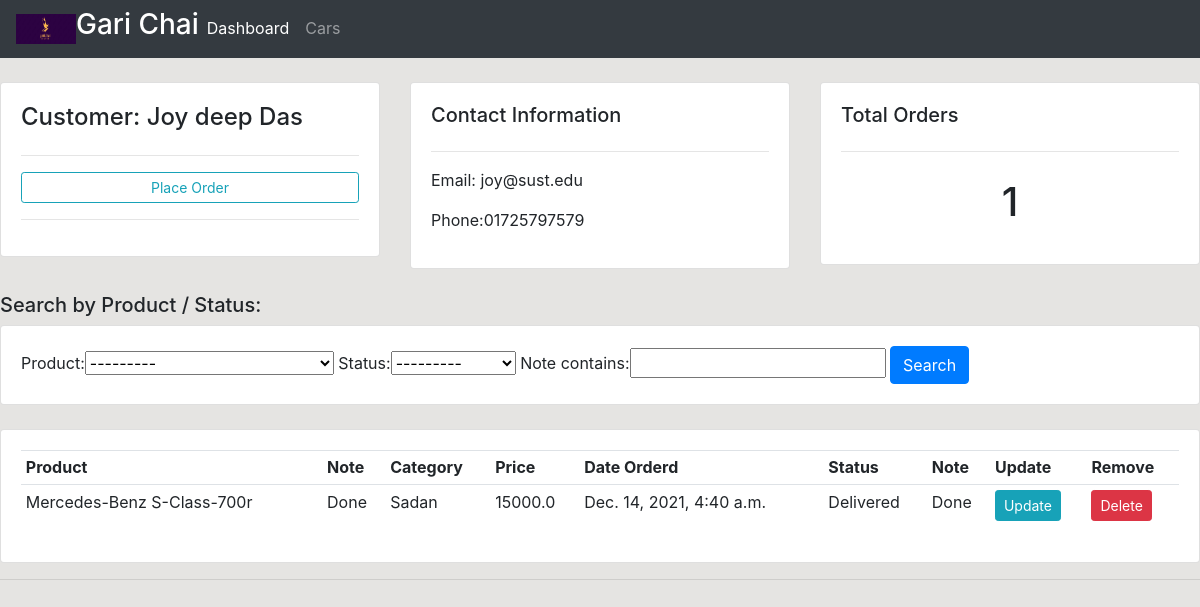
/customer/18/, run on the app's committed database.
### accounts/models.py (models this page shows, shortened)
class Customer(models.Model):
    name = models.CharField(max_length=200)
    phone = models.CharField(max_length=200, null = True)
    address = models.CharField(max_length=400, null = True)
    email = models.CharField(max_length=200, null = True)
    date_created = models.DateTimeField(auto_now_add= True)

class Order(models.Model):
    STATUS = (
                ('Unavailable' , 'Unavailable'),
                ('On Test Drive', 'On Test Drive'),
                ('Delivered', 'Delivered'),
             )
    customer = models.ForeignKey(Customer, null = True , on_delete = models.SET_NULL)
    product = models.ForeignKey(Product, null = True , on_delete = models.SET_NULL)
    date_created =  models.DateTimeField(auto_now_add= True)
    status = models.CharField(max_length = 200, null = True, choices = STATUS)
    note = models.CharField(max_length = 1000, null = True)

class Product(models.Model):
    CATEGORY = (
                ('Sadan', 'Sadan'),
                ('SUV', 'SUV'),
                )
    name = models.CharField(max_length=200)
    price = models.FloatField(null = True)
    category = models.CharField(max_length=200, null = True, choices = CATEGORY)
    description = models.CharField(max_length=200, null = True, blank = True)
    date_created =  models.DateTimeField(auto_now_add= True)
    tags = models.ManyToManyField(Tag)
    link= models.CharField(max_length=200, null = True, blank = True)
    def __str__(self):
        return self.name

### accounts/views.py (the view)
# urls.py: path('customer/<str:pk_test>/', views.customer, name="customer"),
def customer(request, pk_test):
	customer = Customer.objects.get(id=pk_test)
	orders = customer.order_set.all()
	order_count = orders.count()
	myFilter = OrderFilter(request.GET, queryset=orders)
	orders = myFilter.qs
	context = {'customer':customer, 'orders':orders, 'order_count':order_count,
	'myFilter':myFilter}
	return render(request, 'accounts/customer.html',context)

### accounts/templates/accounts/customer.html
{% extends 'accounts/main.html' %}
{% block content %}
<br>
<div class="row">
<div class="col-md">
  <div class="card card-body">
    <h4>Customer: {{customer.name}}</h4>
    <hr>
    <a class="btn btn-outline-info  btn-sm btn-block" href="{% url 'create_order' customer.id %}">Place Order</a>
    <hr>
  </div>
</div>
<div class="col-md">
  <div class="card card-body">
    <h5>Contact Information</h5>
    <hr>
    <p>Email: {{customer.email}}</p>
    <p>Phone:{{customer.phone}} </p>
  </div>
</div>
<div class="col-md">
  <div class="card card-body">
    <h5>Total Orders</h5>
    <hr>
    <h1 style="text-align: center;padding: 10px">{{order_count}}</h1>
  </div>
</div>
</div>
<br>
<h5>Search by Product / Status:</h5>
<div class="row">
<div class="col">
  <div class="card card-body">
    <form method="get">
      {{myFilter.form}}
      <button class="btn btn-primary" type="submit">Search</button>
    </form>
  </div>
</div>
</div>
<br>
<div class="row">
<div class="col-md">
  <div class="card card-body">
    <table class="table table-sm">
      <tr>
        <th>Product</th>
        <th>Note</th>
        <th>Category</th>
        <th>Price</th>
        <th>Date Orderd</th>
        <th>Status</th>
        <th>Note</th>
        <th>Update</th>
        <th>Remove</th>
      </tr>
      {% for order in orders %}
      <tr>
        <td>{{order.product}}</td>
        <td>{{order.note}}</td>
        <td>{{order.product.category}}</td>
        <td>{{order.product.price}}</td>
        <td>{{order.date_created}}</td>
        <td>{{order.status}}</td>
        <td>{{order.note}}</td>
        <td><a  class="btn btn-sm btn-info"  href="{% url 'update_order' order.id %}">Update</a></td>
        <td><a  class="btn btn-sm btn-danger"  href="{% url 'delete_order' order.id %}">Delete</a></td>
      </tr>
      {% endfor %}
    </table>
  </div>
</div>
</div>
{% endblock %}

### static/css/main.css (style rules this page uses)
body { background-color: #E5E4E2; }

### data on the page
Customer: name "Joy deep Das", email "joy@sust.edu", phone "01725797579"
Order: product "Mercedes-Benz S-Class-700r", note "Done", product.category "Sadan", product.price "15000.0", date_created "Dec. 14, 2021, 4:40 a.m.", status "Delivered"

### other printed values
{{ order_count }} "1"
